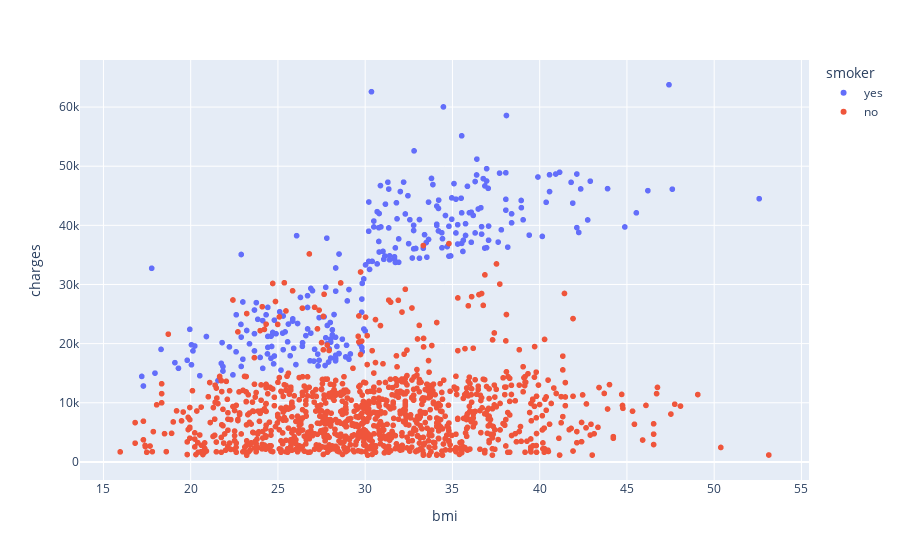

Notebook cell for this chart:
### Markdown cell above
From the above plot, we observe that there is a higher propotion of smokers to non-smokers in the southeast region compared to the other regions.

### Code cell
# relationship between age and bmi
fig = px.scatter(insurance_df, x = 'bmi',y = 'charges',color = 'smoker')
fig.show()

### Figure 1 — Plotly figure (JSON) as saved in the notebook; plotly's stock layout.template omitted (floating-point values rounded to 4 significant figures; data arrays with more than 128 entries replaced by an {"elided": "..."} marker saying what was removed)
{"data": [{"hovertemplate": "smoker=yes<br>bmi=%{x}<br>charges=%{y}<extra></extra>", "legendgroup": "yes", "marker": {"color": "#636efa", "symbol": "circle"}, "mode": "markers", "name": "yes", "showlegend": true, "type": "scattergl", "x": {"elided": "274 float values"}, "xaxis": "x", "y": {"elided": "274 float values"}, "yaxis": "y"}, {"hovertemplate": "smoker=no<br>bmi=%{x}<br>charges=%{y}<extra></extra>", "legendgroup": "no", "marker": {"color": "#EF553B", "symbol": "circle"}, "mode": "markers", "name": "no", "showlegend": true, "type": "scattergl", "x": {"elided": "1064 float values"}, "xaxis": "x", "y": {"elided": "1064 float values"}, "yaxis": "y"}], "layout": {"legend": {"title": {"text": "smoker"}, "tracegroupgap": 0}, "margin": {"t": 60}, "xaxis": {"anchor": "y", "domain": [0, 1], "title": {"text": "bmi"}}, "yaxis": {"anchor": "x", "domain": [0, 1], "title": {"text": "charges"}}}}
